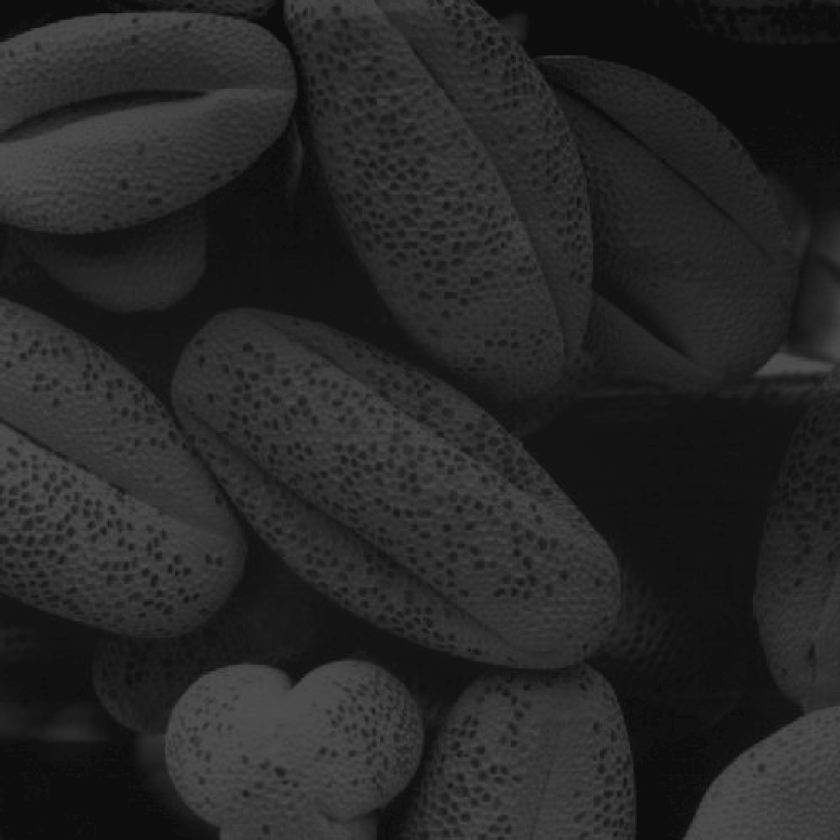
#> input picture Code/Chapter03/Picture/Fig0208(a).tif, 840 x 840 px, shrunk from 1021 x 1021 before the run
$ python HistogramEqualization.py
#> lines starting #> are read from the running program, lines starting #| are printed output that depends on the picture
import matplotlib.pyplot as plt
import cv2
import numpy as np

img = cv2.imread('./Picture/Fig0208(a).tif', 0)
#> img is the input picture: shape (840, 840); min 9, max 84, mean 38.8

# Initialize intensity values with 256 zeros
intensity_count = [0] * 256

height, width = img.shape[:2]
#> height = 840; width = 840
N = height * width
#> N = 705600

# Array for new_image
high_contrast = np.zeros(img.shape)

for i in range(0, height):
    for j in range(0, width):
        # Find pixels count for each intensity
        intensity_count[img[i][j]] += 1

L = 256

intensity_count, total_values_used = np.histogram(img.flatten(), L, [0, L-1])
#> total_values_used = 257 values from 0 to 255
# Calculate the PDF
pdf_list = np.ceil(intensity_count * (L - 1) / img.size)
#> pdf_list = 256 values, max 17 at index 13, min 0 at index 0, mean 1.16
# Calculate the CDF
cdf_list = pdf_list.cumsum()
#> cdf_list = 256 values from 0 to 296

for y in range(0, height):
    for x in range(0, width):
        # Apply the new intensities in our new image
        high_contrast[y, x] = cdf_list[img[y, x]]
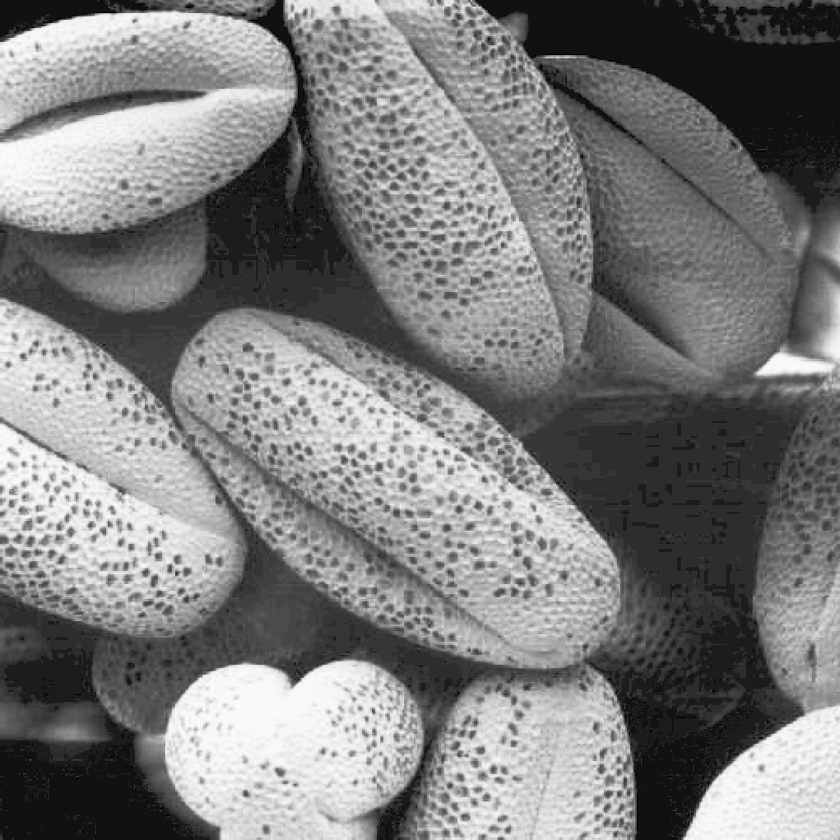
#> high_contrast: shape (840, 840) float64; min 1, max 296, mean 146.4; drawn with min black and max white

# Plot the Histograms
cv2.imwrite('high_contrast.png', high_contrast)

plt.hist(img.ravel(), 256, [0, 256])
plt.xlabel('Intensity Values')
plt.ylabel('Pixel Count')
plt.show()
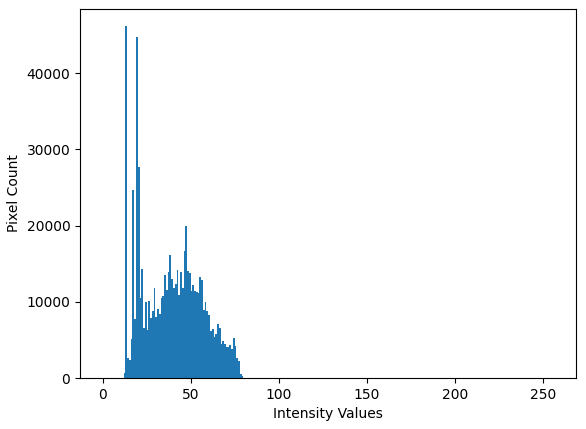
#> figure drawn by matplotlib, 1 panel; tallest bar 46139 high, from x = 13 to 14

plt.hist(high_contrast.ravel(), 256, [0, 256])
plt.xlabel('Intensity Values')
plt.ylabel('Pixel Count')
plt.show()
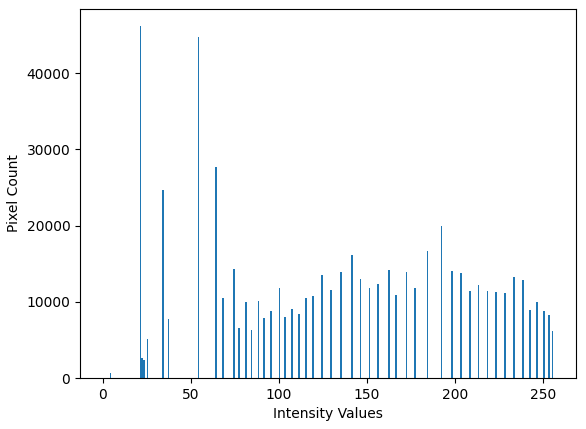
#> figure drawn by matplotlib, 1 panel; tallest bar 46139 high, from x = 21 to 22
